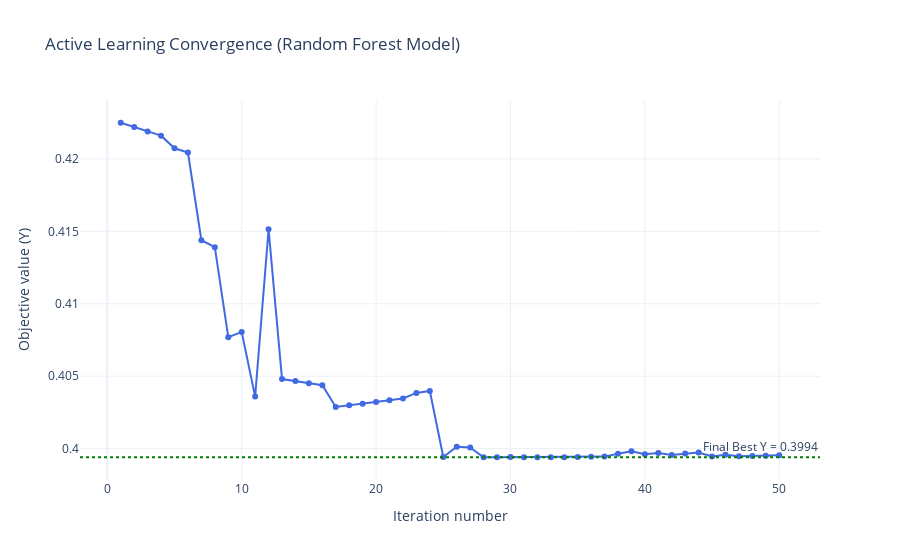

Notebook source saved alongside this figure:
### Code cell
# starting sample size = 1, with 1000 grid points for candidate selection
X0 = np.array([[0.5]])
Y0 = np.array([f(0.5)])
X_grid = np.linspace(0, 1, 1000).reshape(-1, 1)
# --- Run the loop ---
X_obs, Y_obs, history, cache = active_learning_loop(
    f=f,
    X_obs=X0,
    Y_obs=Y0,
    X_grid=X_grid,
    n_iters=50,
    model_type="tree",
    acquisition = "LCB", kappa_start=3.0, kappa_end=1.5,
    min_improve_pct=None
)
# --- Extract history ---
iters = np.arange(len(history))
y_next = np.array([h[2] for h in history])
best_y = np.array([h[3] for h in history])
best_final = np.min(best_y)
# plot the tuning convergence
fig = go.Figure()
fig.add_trace(go.Scatter(
    x=iters+1, y=y_next,
    mode='lines+markers',
    name='Y evaluated',
    line=dict(color='royalblue', width=2),
    marker=dict(size=6)
))
fig.add_hline(
    y=res.fun,
    line_dash='dot',
    line_color='green',
    annotation_text=f"Final Best Y = {res.fun:.4f}",
    annotation_position='top right'
)
fig.update_layout(
    title="Active Learning Convergence (Random Forest Model)",
    xaxis_title="Iteration number",
    yaxis_title="Objective value (Y)",
    hovermode="x unified",
    template="plotly_white"
)
fig.show()

### Figure 1 — Plotly figure (JSON) as saved in the notebook; plotly's stock layout.template omitted (floating-point values rounded to 4 significant figures)
{"data": [{"line": {"color": "royalblue", "width": 2}, "marker": {"size": 6}, "mode": "lines+markers", "name": "Y evaluated", "type": "scatter", "x": [1, 2, 3, 4, 5, 6, 7, 8, 9, 10, 11, 12, 13, 14, 15, 16, 17, 18, 19, 20, 21, 22, 23, 24, 25, 26, 27, 28, 29, 30, 31, 32, 33, 34, 35, 36, 37, 38, 39, 40, 41, 42, 43, 44, 45, 46, 47, 48, 49, 50], "y": [0.4225, 0.4222, 0.4219, 0.4216, 0.4207, 0.4204, 0.4144, 0.4139, 0.4077, 0.4081, 0.4036, 0.4151, 0.4048, 0.4047, 0.4045, 0.4044, 0.4029, 0.403, 0.4031, 0.4032, 0.4033, 0.4035, 0.4038, 0.404, 0.3994, 0.4001, 0.4001, 0.3994, 0.3994, 0.3994, 0.3994, 0.3994, 0.3994, 0.3994, 0.3994, 0.3994, 0.3994, 0.3996, 0.3998, 0.3996, 0.3997, 0.3996, 0.3997, 0.3997, 0.3995, 0.3996, 0.3995, 0.3995, 0.3995, 0.3995]}], "layout": {"annotations": [{"showarrow": false, "text": "Final Best Y = 0.3994", "x": 1, "xanchor": "right", "xref": "x domain", "y": 0.3994, "yanchor": "bottom", "yref": "y"}], "hovermode": "x unified", "shapes": [{"line": {"color": "green", "dash": "dot"}, "type": "line", "x0": 0, "x1": 1, "xref": "x domain", "y0": 0.3994, "y1": 0.3994, "yref": "y"}], "title": {"text": "Active Learning Convergence (Random Forest Model)"}, "xaxis": {"title": {"text": "Iteration number"}}, "yaxis": {"title": {"text": "Objective value (Y)"}}}}
